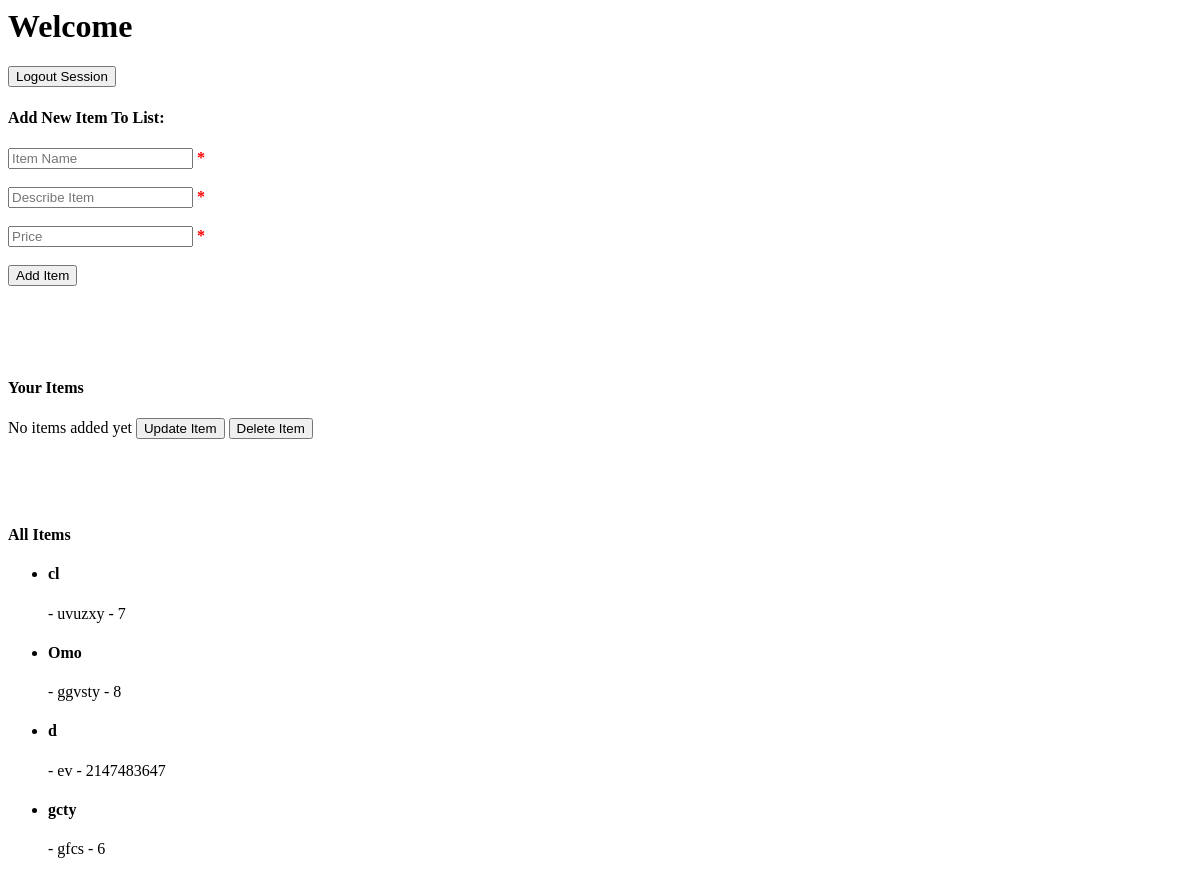
/dashboard.php, run on an earlier commit of the app's database.
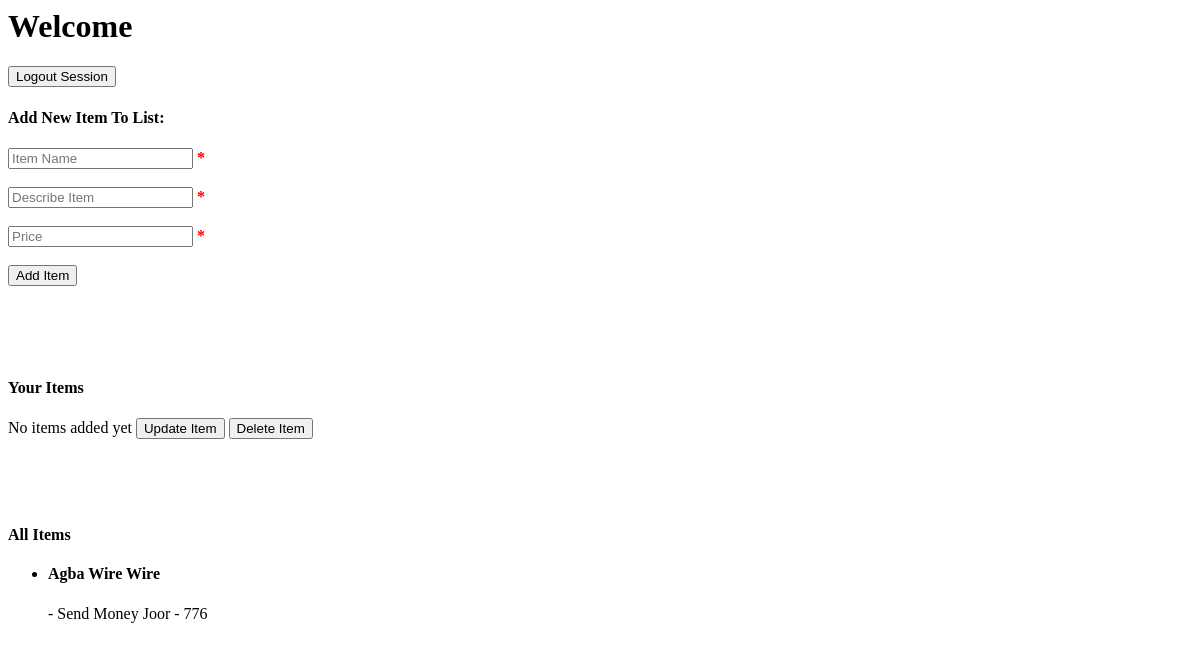
And on a later commit of the database.
### tables this page shows
CREATE TABLE `items` (
  `item_id` int(16) UNSIGNED NOT NULL,
  `item_name` varchar(255) NOT NULL,
  `item_description` varchar(1000) NOT NULL,
  `item_price` int(16) NOT NULL,
  `item_time_added` timestamp NOT NULL DEFAULT current_timestamp(),
  `item_last_updated` timestamp NOT NULL DEFAULT current_timestamp() ON UPDATE current_timestamp(),
  `item_creator_email` varchar(255) NOT NULL
);

### dashboard.php (the view, shortened to what this page needs)
<?php
    require "db-conn.php";
    $userItems = [];
    $allItems = [];
    $name = $_SESSION["firstname"];
    readAllItems();
    echo "<h1>Welcome {$name}</h1>";
?>
<?php
    $itemNameErr = $itemDescriptionErr = $itemPriceErr = "";
    function readAllItems () {
        global $allItems, $conn;
        $sql = "SELECT item_id, item_name, item_description, item_price FROM Items";
        $result = $conn->query($sql);
        if ($result->num_rows > 0) {
            while ($row = $result->fetch_assoc()) {
                $allItems[$row["item_id"]] = [$row["item_id"], $row["item_name"], $row["item_description"], $row["item_price"]];
            }
            return true;
        } else {
            return false;
        }
    }
?>
<!DOCTYPE html>
<html lang="en">
<head>
</head>
<body>
    <div class="logout" name="logout">
        <form action="<?php echo htmlspecialchars("index.php"); ?>" method="post">
            <input type="submit" name="logout" value="Logout Session">
        </form>
    </div>
    <div class="add-item" name="add-item">
        <form action="<?php echo htmlspecialchars($_SERVER["PHP_SELF"]); ?>" method="post">
            <h4>Add New Item To List:<h4> <input type="text" name="item-name" value="" placeholder="Item Name" required>
            <span class="error">* <?php echo $itemNameErr; ?></span><br><br>
            <input type="text" name="item-description" value="" placeholder="Describe Item" required>
            <span class="error">* <?php echo $itemDescriptionErr; ?></span><br><br>
            <input type="number" name="item-price" value="" placeholder="Price" required>
            <span class="error">* <?php echo $itemPriceErr; ?></span><br><br>
            <input type="submit" name="submit" value="Add Item">
        </form>
    </div>
    <div class="items" name="user-items">
        <form id="radio-form" action="<?php echo htmlspecialchars($_SERVER["PHP_SELF"]); ?>" method="post">
            <h4>Your Items</h4>
            <?php
                if (empty($userItems) == FALSE) {
                    foreach ($userItems as $key => $value) {
                        echo "<input type=\"radio\" name=\"radio\" id=\"{$key}\" value=\"{$key}\"> <b>{$key}</b>  <span name=\"{$value[2]}\">   - {$value[2]}</span> <span name=\"{$value[3]}\">   - {$value[3]}</span>  <br><br>";
                    }
                } else {
                    echo "No items added yet";
                }
            ?>
                <input type="button" name="update-btn" id="update-btn" value="Update Item">
                <input type="submit" name="delete-btn" id="delete-btn" value="Delete Item">
        </form>
    </div>
    <div class="items" name="all-items">
        <form action="<?php echo htmlspecialchars($_SERVER["PHP_SELF"]); ?>" method="post">
            <h4>All Items</h4>
            <ul>
            <?php
                if (readAllItems()) {
                    foreach ($allItems as $key => $value) {
                        echo "<li><h4 name=\"{$value[1]}\">{$value[1]}</h4>
                        <span name=\"{$value[2]}\">   - {$value[2]}</span>
                        <span name=\"{$value[3]}\">   - {$value[3]}</span></li>";
                    }
                } else {
                    echo "No items added yet";
                }
            ?>
            </ul>
        </form>
    </div>
</body>
</html>

### dashboard.php (style rules this page uses)
.error { color: #FF0000; }
.items { padding-top: 50px; }

What changed in the data, as far as the page shows it:
removed items: item_name "cl", item_description "uvuzxy", item_price "7"
removed items: item_name "Omo", item_description "ggvsty", item_price "8"
removed items: item_name "d", item_description "ev", item_price "2147483647"
removed items: item_name "gcty", item_description "gfcs", item_price "6"
added items: item_name "Agba Wire Wire", item_description "Send Money Joor", item_price "776"
